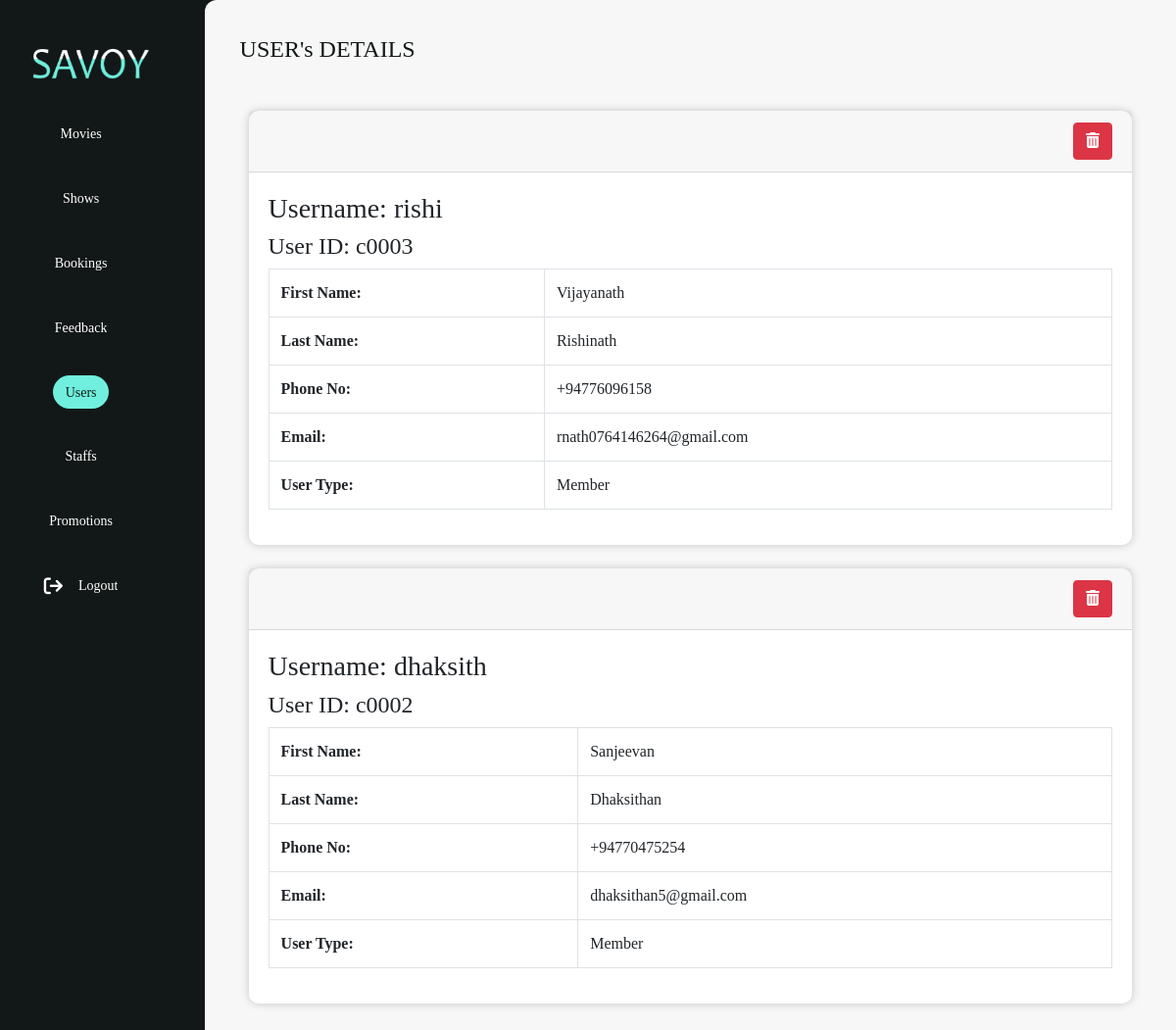
The app's page /theatre_team/user.php with its own data.
### tables this page shows
CREATE TABLE `users` (
  `user_id` varchar(5) NOT NULL,
  `username` varchar(65) NOT NULL,
  `password` varchar(255) NOT NULL,
  `first_name` varchar(60) NOT NULL,
  `last_name` varchar(60) NOT NULL,
  `phone_no` varchar(12) NOT NULL,
  `email` varchar(50) NOT NULL,
  `user_type` int(1) NOT NULL
);

### theatre_team/user.php (the view, shortened to what this page needs)
<!DOCTYPE html>
<html lang="en">
<head>
    <link href="https://maxcdn.bootstrapcdn.com/bootstrap/4.5.2/css/bootstrap.min.css" rel="stylesheet">
    <link rel="stylesheet" href="https://cdnjs.cloudflare.com/ajax/libs/font-awesome/6.0.0-beta3/css/all.min.css" />
    <link rel="stylesheet" href="../css/styles.css" />
    <link rel="stylesheet" href="./css/admin_dashboard.css" />
</head>
<body>
    <div class="flex">
        <div class="sidebar">
            <div class="fixed">
                <div class="logo">
                    <img src="../Images/logo.png" alt="Logo" />
                </div>
                <ul class="menu">
                    <li>
                        <a href="admin.php">
                            <span>Movies</span>
                        </a>
                    </li>
                    <li>
                        <a href="showtime.php">
                            <span>Shows</span>
                        </a>
                    </li>
                    <li>
                        <a href="booking.php">
                            <span>Bookings</span>
                        </a>
                    </li>
                    <li>
                        <a href="feedback.php">
                            <span>Feedback</span>
                        </a>
                    </li>
                    <li>
                        <a href="user.php" class="active">
                            <span>Users</span>
                        </a>
                    </li>
                    <li>
                        <a href="staff.php">
                            <span>Staffs</span>
                        </a>
                    </li>
                    <li>
                        <a href="promotion.php">
                            <span>Promotions</span>
                        </a>
                    </li>
                    <li>
                        <a href="logout.php">
                            <i class="fa fa-sign-out"></i>
                            <span>Logout</span>
                        </a>
                    </li>
                </ul>
            </div>
        </div>
        <div class="user_details_admin">
            <div class="card-body" id="user_Section">
                <div class="user_head">
                    <h2>
                        USER's DETAILS
                    </h2>
                </div>
                <div class="row">
                    <?php
                    require "../php/db_connection.php";
                    $query = $db->query("SELECT * FROM users WHERE user_type = 2 ORDER BY user_id DESC");
                    if ($query->num_rows > 0) {
                        while ($row = $query->fetch_assoc()) {
                            echo "<div class='w-100 mx-4'>";
                            echo "<div class='card mb-4'>";
                            echo "<form method='post' class='card-header' onsubmit=\"return confirm('Are you sure?');\">";
                            echo "<button type='submit' class='btn btn-danger delete-btn'><i class='fas fa-trash-alt'></i></button>";
                            echo "</form>";
                            echo "<div class='card-body'>";
                            echo "<h3> Username: " . $row["username"] . "</h3>
                                  <h4>User ID: " . $row["user_id"] . "</h4>";
                            echo "<table class='table table-bordered'>";
                            echo "<tr><td><strong>First Name:</strong></td><td>" . $row["first_name"] . "</td></tr>";
                            echo "<tr><td><strong>Last Name:</strong></td><td>" . $row["last_name"] . "</td></tr>";
                            echo "<tr><td><strong>Phone No:</strong></td><td>" . $row["phone_no"] . "</td></tr>";
                            echo "<tr><td><strong>Email:</strong></td><td>" . $row["email"] . "</td></tr>";
                            echo "<tr><td><strong>User Type:</strong></td><td> Member </td></tr>";
                            echo "</table>";
                            echo "</div>";
                            echo "</div>";
                            echo "</div>";
                        }
                    } else {
                        echo "<p>No users found.</p>";
                    }
                    ?>
                </div>
            </div>
        </div>
    </div>
</body>
</html>

### css/styles.css (style rules this page uses)
:root { --white: #fff; --darkBg: #121817; --lightGreenBlue: #70efde; }
body { margin: 0; padding: 0; font-family: "Candara"; background-color: var(--darkBg); }
.logo { color: var(--lightGreenBlue); font-size: 24px; font-weight: bold; }

### theatre_team/css/admin_dashboard.css (style rules this page uses)
.flex { display: flex; }
.sidebar { height: 100vh; width: 30vh; padding: 0 2rem; color: var(--white); transition: all 0.5s linear; background: var(--darkBg); }
.logo img { height: 32px; margin-bottom: 2rem; }
.menu { position: fixed; display: flex; align-items: center; flex-direction: column; gap: 1rem; list-style: none; padding: 0; }
.fixed { position: fixed; margin-top: 3rem; }
.menu li a { text-align: center; margin: 8px auto; padding: 0.4rem 0.8rem; transition: all 0.5s ease-in-out; text-decoration: none; }
.menu li a:hover, .active { background: var(--lightGreenBlue); color: var(--darkBg) !important; border-radius: 50px; }
.menu a { color: var(--white); font-size: 14px; text-decoration: none; display: flex; align-items: center; gap: 1rem; }
.menu a span { overflow: hidden; }
.menu a i { font-size: 1.2rem; }
.movies_details_admin, .showtime_details_admin, .booking_details_admin, .user_details_admin, .staff_details_admin { top: 0; background: #f7f7f7; border-top-left-radius: 12px; border-bottom-left-radius: 12px; width: 100%; padding: 1rem; z-index: 1000; }
.card-body { padding: 20px; }
.card { border: none; border-radius: 10px; box-shadow: 0 0 10px rgba(0, 0, 0, 0.2); }
.card-header { text-align: right; }
.movie_head, .showtime_head, .booking_head, .user_head, .staff_head { display: flex; align-items: center; justify-content: space-between; margin-bottom: 3rem; gap: 10px; }
.movie_head h2, .showtime_head h2, .booking_head h2, .user_head h2, .staff_head h2 { font-size: 1.5rem; color: var(--darkBg); margin-bottom: 0; }

### records on screen
users: username "rishi", user_id "c0003", first_name "Vijayanath", last_name "Rishinath", phone_no "+94776096158", email "rnath0764146264@gmail.com"
users: username "dhaksith", user_id "c0002", first_name "Sanjeevan", last_name "Dhaksithan", phone_no "+94770475254", email "dhaksithan5@gmail.com"
